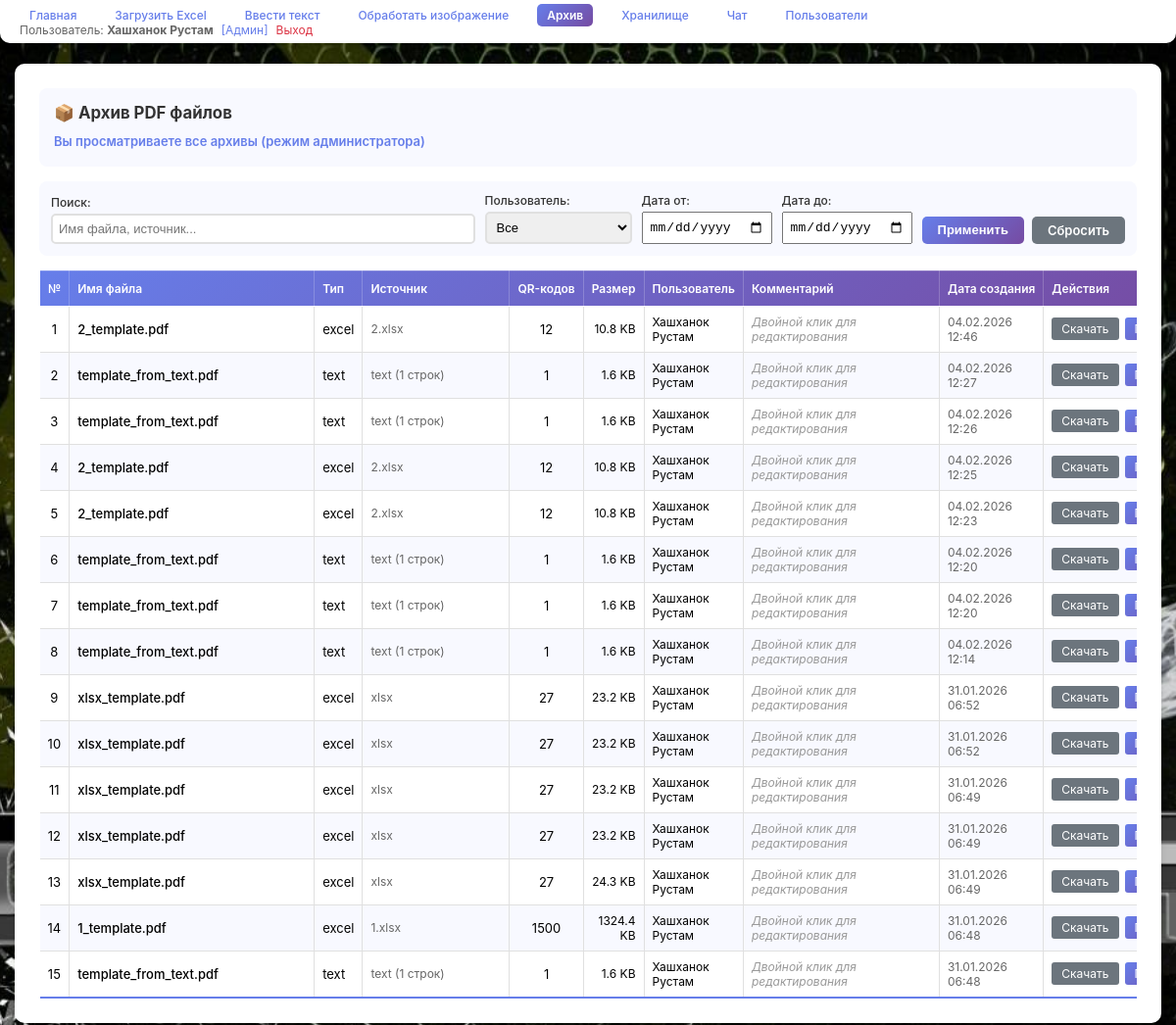
/archive (signed in), run on the app's committed database.
### models.py (models this page shows, shortened)
class User(UserMixin, db.Model):
    __tablename__ = "users"
    id = db.Column(db.Integer, primary_key=True)
    username = db.Column(db.String(80), unique=True, nullable=False, index=True)
    full_name = db.Column(db.String(200), nullable=True)  # Полное имя пользователя
    password_hash = db.Column(db.String(255), nullable=False)
    is_admin = db.Column(db.Integer, default=0, nullable=False)  # 0 = обычный, 1 = админ
    created_at = db.Column(db.DateTime, default=datetime.utcnow, nullable=False)
    archives = db.relationship("Archive", backref="user", lazy=True, cascade="all, delete-orphan")
    settings = db.relationship("UserSettings", backref="user", uselist=False, cascade="all, delete-orphan")
    file_storage = db.relationship("FileStorage", backref="user", lazy=True, cascade="all, delete-orphan")
    messages = db.relationship("Message", backref="user", lazy=True, cascade="all, delete-orphan")
    def get_display_name(self) -> str:
        return self.full_name if self.full_name else self.username

class Archive(db.Model):
    __tablename__ = "archives"
    id = db.Column(db.Integer, primary_key=True)
    user_id = db.Column(db.Integer, db.ForeignKey("users.id"), nullable=False, index=True)
    filename = db.Column(db.String(255), nullable=False)
    pdf_data = db.Column(db.LargeBinary, nullable=False)
    source_type = db.Column(db.String(50), nullable=True)  # "excel", "text"
    source_name = db.Column(db.String(255), nullable=True)  # Имя исходного файла или описание
    qr_codes_count = db.Column(db.Integer, default=0, nullable=False)
    comment = db.Column(db.Text, nullable=True)
    created_at = db.Column(db.DateTime, default=datetime.utcnow, nullable=False, index=True)
    @property
    def file_size(self) -> int:
        return len(self.pdf_data) if self.pdf_data else 0

### app.py (the view)
@app.route("/archive")
@login_required
def archive():
    page = int(request.args.get("page", 1))
    per_page = 20
    offset = (page - 1) * per_page
    filter_user_id = request.args.get("user_id", type=int)
    date_from_str = request.args.get("date_from", "")
    date_to_str = request.args.get("date_to", "")
    search_query = request.args.get("search", "").strip()
    date_from = None
    date_to = None
    if date_from_str:
        try:
            date_from = datetime.strptime(date_from_str, "%Y-%m-%d").date()
        except ValueError:
            pass
    if date_to_str:
        try:
            date_to = datetime.strptime(date_to_str, "%Y-%m-%d").date()
        except ValueError:
            pass
    all_users = []
    if current_user.is_admin == 1:
        all_users = User.query.all()
    if current_user.is_admin == 1:
        filter_user = filter_user_id if filter_user_id else None
    else:
        filter_user = current_user.id
    has_filters = filter_user_id is not None or date_from or date_to or search_query
    query = Archive.query
    if filter_user:
        query = query.filter(Archive.user_id == filter_user)
    if date_from:
        query = query.filter(Archive.created_at >= datetime.combine(date_from, datetime.min.time()))
    if date_to:
        query = query.filter(Archive.created_at <= datetime.combine(date_to, datetime.max.time()))
    if search_query:
        query = query.filter(
            Archive.filename.contains(search_query) |
            Archive.source_name.contains(search_query)
        )
    total = query.count()
    archives = query.order_by(Archive.created_at.desc()).limit(per_page).offset(offset).all()
    total_pages = (total + per_page - 1) // per_page if total > 0 else 1
    filter_params = {
        "user_id": filter_user_id,
        "date_from": date_from_str,
        "date_to": date_to_str,
        "search": search_query,
    }
    return render_template(
        "archive.html",
        archives=archives,
        page=page,
        total_pages=total_pages,
        all_users=all_users,
        filter_params=filter_params,
    )

### app.py (called while the page is built)
@login_manager.user_loader
def load_user(user_id):
    return User.query.get(int(user_id))

### templates/archive.html (shortened to what this page needs)
{% extends "base.html" %}
{% block content %}
<div class="card">
    <h2>📦 Архив PDF файлов</h2>
    {% if current_user.is_admin == 1 %}
    <p class="info-text" style="color: #667eea; font-weight: 600; margin-bottom: 0;">Вы просматриваете все архивы (режим администратора)</p>
    {% endif %}
</div>
<div class="card" style="margin-top: 15px; padding: 12px;">
    <form method="GET" action="{{ url_for('archive') }}" style="display: flex; flex-wrap: wrap; gap: 10px; align-items: flex-end;">
        <div class="form-group" style="flex: 1; min-width: 200px; margin-bottom: 0;">
            <label for="search" style="font-size: 12px; margin-bottom: 4px;">Поиск:</label>
            <input type="text" id="search" name="search" value="{{ filter_params.search }}"
                   placeholder="Имя файла, источник..."
                   style="width: 100%; padding: 6px; font-size: 13px;">
        </div>
        {% if current_user.is_admin == 1 %}
        <div class="form-group" style="flex: 0 0 150px; margin-bottom: 0;">
            <label for="user_id" style="font-size: 12px; margin-bottom: 4px;">Пользователь:</label>
            <select id="user_id" name="user_id" style="width: 100%; padding: 6px; font-size: 13px;">
                <option value="">Все</option>
            </select>
        </div>
        {% endif %}
        <div class="form-group" style="flex: 0 0 130px; margin-bottom: 0;">
            <label for="date_from" style="font-size: 12px; margin-bottom: 4px;">Дата от:</label>
            <input type="date" id="date_from" name="date_from" value="{{ filter_params.date_from }}"
                   style="width: 100%; padding: 6px; font-size: 13px;">
        </div>
        <div class="form-group" style="flex: 0 0 130px; margin-bottom: 0;">
            <label for="date_to" style="font-size: 12px; margin-bottom: 4px;">Дата до:</label>
            <input type="date" id="date_to" name="date_to" value="{{ filter_params.date_to }}"
                   style="width: 100%; padding: 6px; font-size: 13px;">
        </div>
        <div style="display: flex; gap: 8px; margin-bottom: 0;">
            <button type="submit" class="btn" style="padding: 6px 16px; font-size: 13px;">Применить</button>
            <a href="{{ url_for('archive') }}" class="btn btn-secondary" style="padding: 6px 16px; font-size: 13px;">Сбросить</a>
        </div>
    </form>
</div>
{% if archives %}
<div style="margin-top: 15px; overflow-x: auto;">
    <table class="archive-table">
        <thead>
            <tr>
                <th style="width: 30px;">№</th>
                <th style="min-width: 250px;">Имя файла</th>
                <th style="width: 100px;">Тип</th>
                <th style="min-width: 150px;">Источник</th>
                <th style="width: 80px;">QR-кодов</th>
                <th style="width: 80px;">Размер</th>
                {% if current_user.is_admin == 1 %}
                <th style="width: 120px;">Пользователь</th>
                {% endif %}
                <th style="min-width: 200px;">Комментарий</th>
                <th style="width: 140px;">Дата создания</th>
                <th style="width: 140px;">Действия</th>
            </tr>
        </thead>
        <tbody>
            {% for archive in archives %}
            <tr>
                <td style="text-align: center;">{{ (page - 1) * 20 + loop.index }}</td>
                <td style="font-weight: 500;">{{ archive.filename }}</td>
                <td>{{ archive.source_type or '-' }}</td>
                <td style="font-size: 12px; color: #666;">{{ archive.source_name or '-' }}</td>
                <td style="text-align: center;">{{ archive.qr_codes_count }}</td>
                <td style="text-align: right; font-size: 12px;">{{ "%.1f"|format(archive.file_size / 1024) }} KB</td>
                {% if current_user.is_admin == 1 %}
                <td style="font-size: 12px;">{{ archive.user.get_display_name() }}</td>
                {% endif %}
                <td class="comment-cell" data-archive-id="{{ archive.id }}" style="font-size: 12px; color: #666; cursor: pointer; position: relative;">
                    <span class="comment-text">{{ archive.comment or '<span style="color: #999; font-style: italic;">Двойной клик для редактирования</span>'|safe }}</span>
                </td>
                <td style="font-size: 12px; color: #666;">{{ archive.created_at.strftime("%d.%m.%Y %H:%M") }}</td>
                <td style="text-align: center;">
                    <div style="display: flex; gap: 6px; justify-content: center;">
                        <a href="{{ url_for('download_archive', archive_id=archive.id) }}" class="btn-table" style="background: #6c757d; padding: 4px 10px; font-size: 12px;">Скачать</a>
                        <a href="{{ url_for('print_archive', archive_id=archive.id) }}" target="_blank" class="btn-table" style="padding: 4px 10px; font-size: 12px;">Печать</a>
                    </div>
                </td>
            </tr>
            {% endfor %}
        </tbody>
    </table>
</div>
{% else %}
<div class="card">
    <p class="info-text">Архив пуст. Создайте PDF файлы, чтобы они появились здесь.</p>
</div>
{% endif %}
{% endblock %}

### templates/base.html (shortened to what this page needs)
<!DOCTYPE html>
<html lang="ru">
<head>
</head>
<body>
    <div class="container">
        <header>
            <div style="display: flex; justify-content: space-between; align-items: center; flex-wrap: wrap;">
                <nav>
                    {% if current_user.is_authenticated %}
                    <a href="{{ url_for('index') }}">Главная</a>
                    <a href="{{ url_for('upload_excel') }}">Загрузить Excel</a>
                    <a href="{{ url_for('upload_text') }}">Ввести текст</a>
                    <a href="{{ url_for('decode_qr') }}">Обработать изображение</a>
                    <a href="{{ url_for('archive') }}">Архив</a>
                    <a href="{{ url_for('storage') }}">Хранилище</a>
                    <a href="{{ url_for('chat') }}">Чат</a>
                    {% if current_user.is_admin == 1 %}
                    <a href="{{ url_for('users') }}">Пользователи</a>
                    {% endif %}
                    {% endif %}
                </nav>
                {% if current_user.is_authenticated %}
                <div style="color: #666; font-size: 12px; display: flex; align-items: center; gap: 8px;">
                    <span>Пользователь: <strong>{{ current_user.get_display_name() }}</strong></span>
                    {% if current_user.is_admin == 1 %}
                    <span style="color: #667eea;">[Админ]</span>
                    {% endif %}
                    <a href="{{ url_for('logout') }}" style="color: #dc3545; text-decoration: none;">Выход</a>
                </div>
                {% endif %}
            </div>
        </header>
        <div class="content">
            {% block content %}{% endblock %}
        </div>
    </div>
</body>
</html>

### templates/archive.html (style rules this page uses)
.archive-table { width: 100%; border-collapse: collapse; background: white; font-size: 13px; box-shadow: 0 2px 4px rgba(0, 0, 0, 0.1); }
.archive-table thead { background: linear-gradient(135deg, #667eea 0%, #764ba2 100%); color: white; }
.archive-table th { padding: 10px 8px; text-align: left; font-weight: 600; font-size: 12px; border: 1px solid rgba(255, 255, 255, 0.2); white-space: nowrap; }
.archive-table tbody tr { border-bottom: 1px solid #e0e0e0; transition: background-color 0.2s; }
.archive-table tbody tr:nth-child(even) { background-color: #f8f9ff; }
.archive-table td { padding: 8px; border-right: 1px solid #e0e0e0; vertical-align: middle; }
.archive-table tbody tr:last-child { border-bottom: 2px solid #667eea; }
.btn-table { background: linear-gradient(135deg, #667eea 0%, #764ba2 100%); color: white; border: none; border-radius: 3px; cursor: pointer; transition: opacity 0.2s; text-decoration: none; display: inline-block; }
.comment-cell { position: relative; }
.comment-text { display: block; min-height: 20px; word-break: break-word; }

### data on the page
User: get_display_name "Хашханок Рустам"
Archive: (page-1)*20+loop.index "1", filename "2_template.pdf", source_type "excel", source_name "2.xlsx", qr_codes_count "12", archive.file_size/1024 "10.8", user.get_display_name "Хашханок Рустам", comment "Двойной клик для редактирования", created_at "04.02.2026 12:46"
Archive: index "2", filename "template_from_text.pdf", source_type "text", source_name "text (1 строк)", qr_codes_count "1", archive.file_size/1024 "1.6", user.get_display_name "Хашханок Рустам", comment "Двойной клик для редактирования", created_at "04.02.2026 12:27"
Archive: index "3", filename "template_from_text.pdf", source_type "text", source_name "text (1 строк)", qr_codes_count "1", archive.file_size/1024 "1.6", user.get_display_name "Хашханок Рустам", comment "Двойной клик для редактирования", created_at "04.02.2026 12:26"
Archive: index "4", filename "2_template.pdf", source_type "excel", source_name "2.xlsx", qr_codes_count "12", archive.file_size/1024 "10.8", user.get_display_name "Хашханок Рустам", comment "Двойной клик для редактирования", created_at "04.02.2026 12:25"
Archive: index "5", filename "2_template.pdf", source_type "excel", source_name "2.xlsx", qr_codes_count "12", archive.file_size/1024 "10.8", user.get_display_name "Хашханок Рустам", comment "Двойной клик для редактирования", created_at "04.02.2026 12:23"
Archive: index "6", filename "template_from_text.pdf", source_type "text", source_name "text (1 строк)", qr_codes_count "1", archive.file_size/1024 "1.6", user.get_display_name "Хашханок Рустам", comment "Двойной клик для редактирования", created_at "04.02.2026 12:20"
Archive: index "7", filename "template_from_text.pdf", source_type "text", source_name "text (1 строк)", qr_codes_count "1", archive.file_size/1024 "1.6", user.get_display_name "Хашханок Рустам", comment "Двойной клик для редактирования", created_at "04.02.2026 12:20"
Archive: (page-1)*20+loop.index "8", filename "template_from_text.pdf", source_type "text", source_name "text (1 строк)", qr_codes_count "1", archive.file_size/1024 "1.6", user.get_display_name "Хашханок Рустам", comment "Двойной клик для редактирования", created_at "04.02.2026 12:14"
Archive: index "9", filename "xlsx_template.pdf", source_type "excel", source_name "xlsx", qr_codes_count "27", archive.file_size/1024 "23.2", user.get_display_name "Хашханок Рустам", comment "Двойной клик для редактирования", created_at "31.01.2026 06:52"
Archive: index "10", filename "xlsx_template.pdf", source_type "excel", source_name "xlsx", qr_codes_count "27", archive.file_size/1024 "23.2", user.get_display_name "Хашханок Рустам", comment "Двойной клик для редактирования", created_at "31.01.2026 06:52"
Archive: index "11", filename "xlsx_template.pdf", source_type "excel", source_name "xlsx", qr_codes_count "27", archive.file_size/1024 "23.2", user.get_display_name "Хашханок Рустам", comment "Двойной клик для редактирования", created_at "31.01.2026 06:49"
Archive: index "12", filename "xlsx_template.pdf", source_type "excel", source_name "xlsx", qr_codes_count "27", archive.file_size/1024 "23.2", user.get_display_name "Хашханок Рустам", comment "Двойной клик для редактирования", created_at "31.01.2026 06:49"
Archive: index "13", filename "xlsx_template.pdf", source_type "excel", source_name "xlsx", qr_codes_count "27", archive.file_size/1024 "24.3", user.get_display_name "Хашханок Рустам", comment "Двойной клик для редактирования", created_at "31.01.2026 06:49"
Archive: index "14", filename "1_template.pdf", source_type "excel", source_name "1.xlsx", qr_codes_count "1500", archive.file_size/1024 "1324.4", user.get_display_name "Хашханок Рустам", comment "Двойной клик для редактирования", created_at "31.01.2026 06:48"
Archive: index "15", filename "template_from_text.pdf", source_type "text", source_name "text (1 строк)", qr_codes_count "1", archive.file_size/1024 "1.6", user.get_display_name "Хашханок Рустам", comment "Двойной клик для редактирования", created_at "31.01.2026 06:48"
